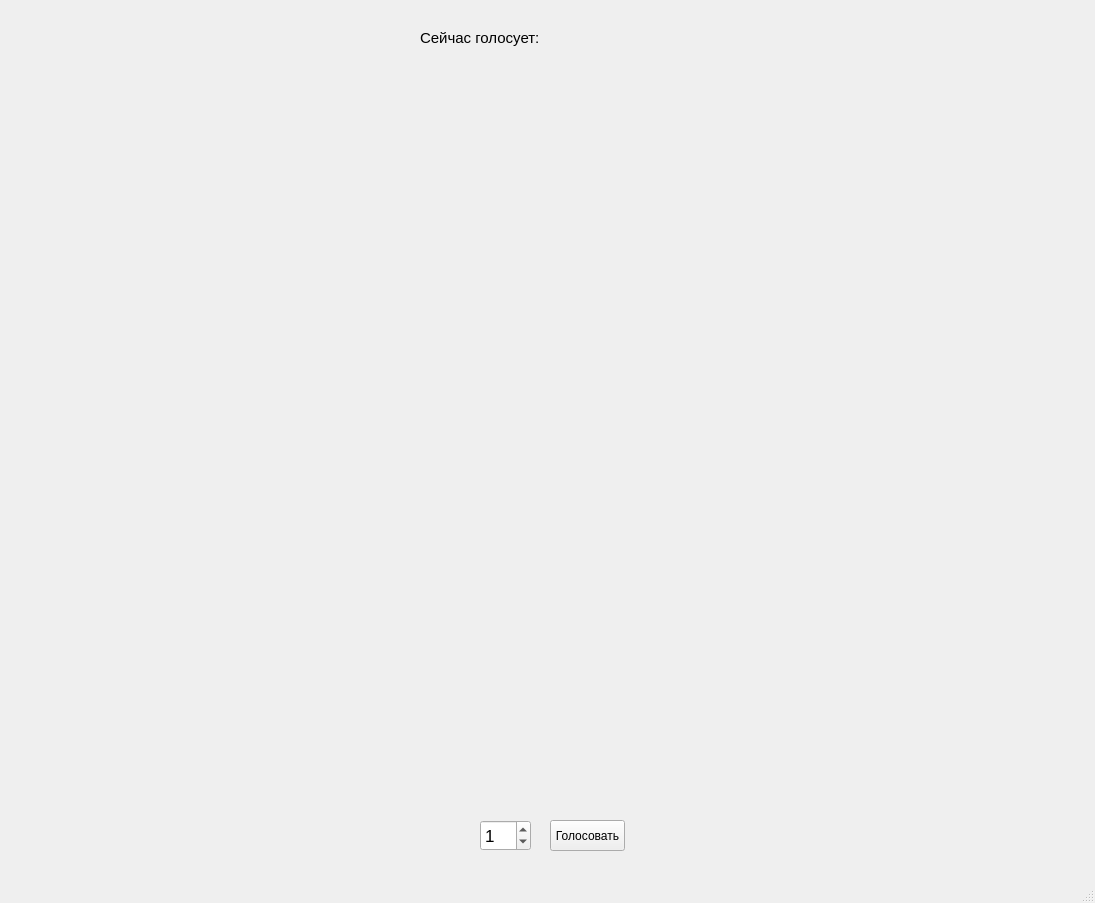
<?xml version="1.0" encoding="UTF-8"?>
<ui version="4.0">
 <class>MainWindow</class>
 <widget class="QMainWindow" name="MainWindow">
  <property name="geometry">
   <rect>
    <x>0</x>
    <y>0</y>
    <width>1095</width>
    <height>903</height>
   </rect>
  </property>
  <property name="windowTitle">
   <string>Best Painter - Vote</string>
  </property>
  <widget class="QWidget" name="centralwidget">
   <widget class="QLabel" name="cur_player_lbl">
    <property name="geometry">
     <rect>
      <x>420</x>
      <y>60</y>
      <width>191</width>
      <height>20</height>
     </rect>
    </property>
    <property name="font">
     <font>
      <pointsize>12</pointsize>
     </font>
    </property>
    <property name="text">
     <string/>
    </property>
   </widget>
   <widget class="QLabel" name="label_5">
    <property name="geometry">
     <rect>
      <x>420</x>
      <y>30</y>
      <width>151</width>
      <height>16</height>
     </rect>
    </property>
    <property name="font">
     <font>
      <pointsize>11</pointsize>
     </font>
    </property>
    <property name="text">
     <string>Сейчас голосует:</string>
    </property>
   </widget>
   <widget class="QPushButton" name="ok_btn">
    <property name="geometry">
     <rect>
      <x>550</x>
      <y>820</y>
      <width>75</width>
      <height>31</height>
     </rect>
    </property>
    <property name="text">
     <string>Голосовать</string>
    </property>
   </widget>
   <widget class="QLabel" name="word_lbl">
    <property name="geometry">
     <rect>
      <x>430</x>
      <y>110</y>
      <width>171</width>
      <height>20</height>
     </rect>
    </property>
    <property name="font">
     <font>
      <pointsize>12</pointsize>
     </font>
    </property>
    <property name="text">
     <string/>
    </property>
   </widget>
   <widget class="QLabel" name="label">
    <property name="geometry">
     <rect>
      <x>20</x>
      <y>190</y>
      <width>1051</width>
      <height>591</height>
     </rect>
    </property>
    <property name="text">
     <string/>
    </property>
   </widget>
   <widget class="QSpinBox" name="score_cb">
    <property name="geometry">
     <rect>
      <x>480</x>
      <y>820</y>
      <width>51</width>
      <height>31</height>
     </rect>
    </property>
    <property name="font">
     <font>
      <pointsize>13</pointsize>
     </font>
    </property>
    <property name="wrapping">
     <bool>true</bool>
    </property>
    <property name="suffix">
     <string/>
    </property>
    <property name="minimum">
     <number>1</number>
    </property>
    <property name="maximum">
     <number>10</number>
    </property>
   </widget>
  </widget>
  <widget class="QMenuBar" name="menubar">
   <property name="geometry">
    <rect>
     <x>0</x>
     <y>0</y>
     <width>1095</width>
     <height>21</height>
    </rect>
   </property>
  </widget>
  <widget class="QStatusBar" name="statusbar"/>
 </widget>
 <resources/>
 <connections/>
</ui>
